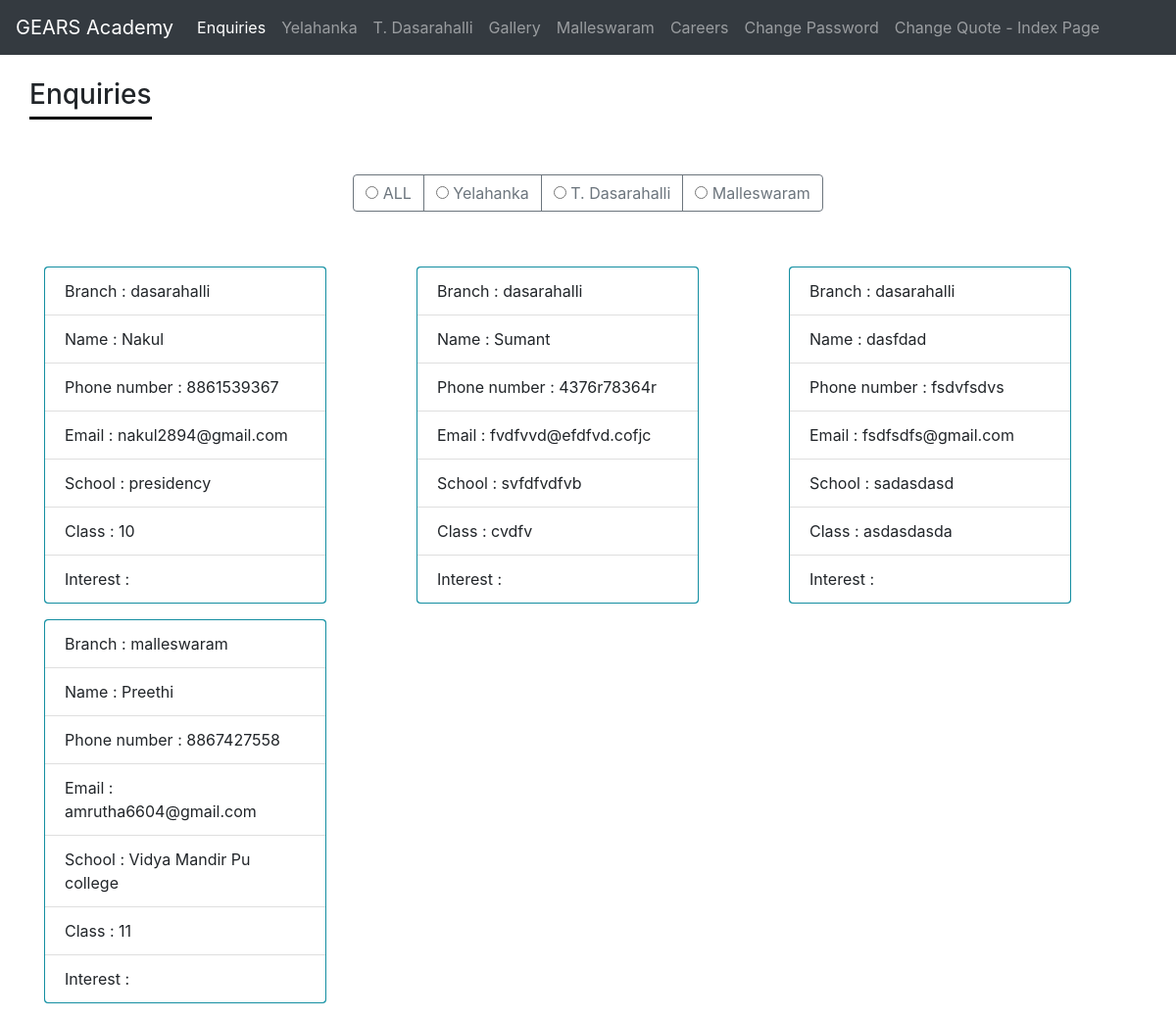
Screenshot of /admin_enquiry (signed in) with the database file from the repository.
### tables this page shows
CREATE TABLE `enquiry` (
	`slno`	INTEGER NOT NULL PRIMARY KEY AUTOINCREMENT UNIQUE,
	`name`	TEXT,
	`phno`	TEXT,
	`email`	TEXT,
	`branch`	TEXT,
	`interest`	TEXT,
	`school`	TEXT,
	`classes`	TEXT
);

### flask_app.py (the view)
@app.route('/admin_enquiry')
def admin_enquiry():
    if 'user' in session:
        name = session['user']
        ROOT = path.dirname(path.realpath(__file__))
        db = sqlite3.connect(path.join(ROOT, "main.sqlite"))
        cur = db.execute('''select * from enquiry ''')
        hj = [dict(slno=row[0],name=row[1],email=row[3],phno=row[2],school=row[6],classes=row[7],branch=row[4],interest=row[5]) for row in cur.fetchall()]
        return render_template('admin_enquiry.html',hj=hj)
    return "not Logged In"

### flask_app.py (called while the page is built)
@app.before_request
def before_request():
    g.user = None
    if 'user' in session:
        g.user = session['user']

### templates/admin_enquiry.html (shortened to what this page needs)
<html>
<head>
  <link rel="stylesheet" href="https://stackpath.bootstrapcdn.com/bootstrap/4.3.1/css/bootstrap.min.css">
</head>
<body>
  <nav class="navbar navbar-expand-lg navbar-dark bg-dark">
    <div class="collapse navbar-collapse" id="navbarTogglerDemo01">
      <a class="navbar-brand" href="#"> GEARS Academy </a>
      <ul class="navbar-nav mr-auto mt-2 mt-lg-0">
        <li class="nav-item active">
          <a class="nav-link" href="/admin_enquiry">Enquiries <span class="sr-only">(current)</span></a>
        </li>
        <li class="nav-item">
          <a class="nav-link" href="/admin_yelahanka"> Yelahanka </a>
        </li>
        <li class="nav-item">
          <a class="nav-link" href="/admin_dasarahalli">T. Dasarahalli</a>
        </li>
        <li class="nav-item">
          <a class="nav-link" href="/admin_gallery"> Gallery </a>
        </li>
        <li class="nav-item">
          <a class="nav-link" href="/admin_malleswaram">Malleswaram</a>
        </li>
        <li class="nav-item">
          <a class="nav-link" href="/admin_careers">Careers</a>
        </li>
        <li class="nav-item">
          <a class="nav-link" href="/change_password"> Change Password </a>
        </li>
                <li class="nav-item">
          <a class="nav-link" href="/change_texts"> Change Quote - Index Page </a>
        </li>
      </ul>
    </div>
  </nav>
<div class="container"><br>
  <div class="row">
    <h3 style="border-bottom: 3px solid #000;padding-bottom:5px;"> Enquiries </h3>
  </div>
</div><br><br>
  <div class="container" align="center">
    <div class="filters">
      	    <div class="btn-group">
              <label id="btn" class="btn btn-outline-secondary">
                <input  type="radio" name="filter" value="*" />
      	        <span> ALL </span>
      	      </label>
                <label id="btn" class="btn btn-outline-secondary">
                  <input type="radio" name="filter" value=".yelahanka">
                  <span> Yelahanka </span>
                </label>
                <label id="btn" class="btn btn-outline-secondary">
                  <input type="radio" name="filter" value=".dasarahalli">
                  <span> T. Dasarahalli </span>
                </label>
                <label id="btn" class="btn btn-outline-secondary">
                  <input type="radio" name="filter" value=".malleswaram">
                  <span> Malleswaram </span>
                </label>
              </div>
    </div>
  </div><br><br>
  <div class="container">
    <div class="row grid">
      {% for i in hj %}
        <div class="col-lg-4 col-md-4 col-sm-12 col-xs-12 all color-shape {{i.branch}}" data-category="{{i.branch}}">
          <div class="card bg-info mb-3" style="max-width: 18rem;">
            <ul class="list-group list-group-flush">
              <li class="list-group-item "> Branch :  {{i.branch}} </li>
              <li class="list-group-item "> Name : {{i.name}} </li>
              <li class="list-group-item "> Phone number : {{i.phno}} </li>
              <li class="list-group-item "> Email : {{i.email}} </li>
              <li class="list-group-item "> School : {{i.school}} </li>
              <li class="list-group-item "> Class : {{i.classes}} </li>
              {% if interest != '' %}
                <li class="list-group-item "> Interest : {{i.interest}} </li>
              {% else %}
                <li class="list-group-item "> Interest : {{i.classes}} </li>
              {% endif %}
            </ul>
          </div>
        </div>
      {% endfor %}
    </div>
  </div>
</body>
</html>

### rows the page displays
enquiry: branch "dasarahalli", name "Nakul", phno "8861539367", email "nakul2894@gmail.com", school "presidency", classes "10"
enquiry: branch "dasarahalli", name "Sumant", phno "4376r78364r", email "fvdfvvd@efdfvd.cofjc", school "svfdfvdfvb", classes "cvdfv"
enquiry: branch "dasarahalli", name "dasfdad", phno "fsdvfsdvs", email "fsdfsdfs@gmail.com", school "sadasdasd", classes "asdasdasda"
enquiry: branch "malleswaram", name "Preethi", phno "8867427558", email "amrutha6604@gmail.com", school "Vidya Mandir Pu college", classes "11"
